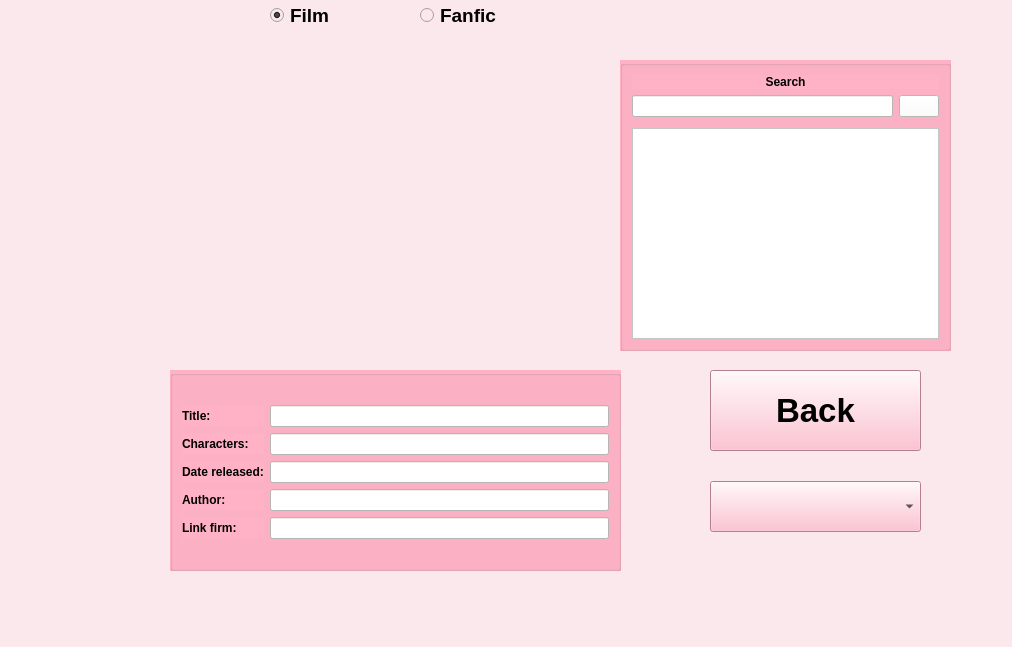
<?xml version="1.0" encoding="UTF-8"?>
<ui version="4.0">
 <class>MainWindow</class>
 <widget class="QMainWindow" name="MainWindow">
  <property name="geometry">
   <rect>
    <x>0</x>
    <y>0</y>
    <width>1012</width>
    <height>647</height>
   </rect>
  </property>
  <property name="windowTitle">
   <string>MainWindow</string>
  </property>
  <property name="styleSheet">
   <string notr="true">background-color: rgb(250, 232, 237);
</string>
  </property>
  <widget class="QWidget" name="centralwidget">
   <widget class="QGroupBox" name="groupBox">
    <property name="geometry">
     <rect>
      <x>170</x>
      <y>370</y>
      <width>451</width>
      <height>201</height>
     </rect>
    </property>
    <property name="styleSheet">
     <string notr="true">background-color: rgb(255, 178, 197);</string>
    </property>
    <property name="title">
     <string/>
    </property>
    <layout class="QGridLayout" name="gridLayout_2">
     <item row="0" column="0">
      <layout class="QGridLayout" name="gridLayout">
       <item row="1" column="1">
        <widget class="QLineEdit" name="lineEdit_Character">
         <property name="styleSheet">
          <string notr="true">background-color: rgb(255, 255, 255);</string>
         </property>
        </widget>
       </item>
       <item row="2" column="0">
        <widget class="QLabel" name="label_4">
         <property name="font">
          <font>
           <weight>75</weight>
           <bold>true</bold>
          </font>
         </property>
         <property name="text">
          <string>Date released:</string>
         </property>
        </widget>
       </item>
       <item row="1" column="0">
        <widget class="QLabel" name="label_3">
         <property name="font">
          <font>
           <weight>75</weight>
           <bold>true</bold>
          </font>
         </property>
         <property name="text">
          <string>Characters:</string>
         </property>
        </widget>
       </item>
       <item row="2" column="1">
        <widget class="QLineEdit" name="lineEdit_Date">
         <property name="styleSheet">
          <string notr="true">background-color: rgb(255, 255, 255);</string>
         </property>
        </widget>
       </item>
       <item row="3" column="0">
        <widget class="QLabel" name="label_5">
         <property name="font">
          <font>
           <weight>75</weight>
           <bold>true</bold>
          </font>
         </property>
         <property name="text">
          <string>Author:</string>
         </property>
        </widget>
       </item>
       <item row="3" column="1">
        <widget class="QLineEdit" name="lineEdit_Author">
         <property name="styleSheet">
          <string notr="true">background-color: rgb(255, 255, 255);</string>
         </property>
        </widget>
       </item>
       <item row="0" column="0">
        <widget class="QLabel" name="label_2">
         <property name="font">
          <font>
           <weight>75</weight>
           <bold>true</bold>
          </font>
         </property>
         <property name="text">
          <string>Title:</string>
         </property>
        </widget>
       </item>
       <item row="0" column="1">
        <widget class="QLineEdit" name="lineEdit_Title">
         <property name="styleSheet">
          <string notr="true">background-color: rgb(255, 255, 255);</string>
         </property>
        </widget>
       </item>
       <item row="4" column="0">
        <widget class="QLabel" name="label_6">
         <property name="font">
          <font>
           <weight>75</weight>
           <bold>true</bold>
          </font>
         </property>
         <property name="text">
          <string>Link firm:</string>
         </property>
        </widget>
       </item>
       <item row="4" column="1">
        <widget class="QLineEdit" name="lineEdit_LinkFilm">
         <property name="styleSheet">
          <string notr="true">background-color: rgb(255, 255, 255);</string>
         </property>
        </widget>
       </item>
      </layout>
     </item>
    </layout>
   </widget>
   <widget class="QGroupBox" name="groupBox_2">
    <property name="geometry">
     <rect>
      <x>620</x>
      <y>60</y>
      <width>331</width>
      <height>291</height>
     </rect>
    </property>
    <property name="styleSheet">
     <string notr="true">background-color: rgb(255, 178, 197);
</string>
    </property>
    <property name="title">
     <string/>
    </property>
    <layout class="QVBoxLayout" name="verticalLayout_2">
     <item>
      <widget class="QLabel" name="label">
       <property name="text">
        <string>&lt;html&gt;&lt;head/&gt;&lt;body&gt;&lt;p align=&quot;center&quot;&gt;&lt;span style=&quot; font-weight:600;&quot;&gt;Search&lt;/span&gt;&lt;/p&gt;&lt;/body&gt;&lt;/html&gt;</string>
       </property>
      </widget>
     </item>
     <item>
      <layout class="QVBoxLayout" name="verticalLayout">
       <item>
        <layout class="QHBoxLayout" name="horizontalLayout">
         <property name="sizeConstraint">
          <enum>QLayout::SetMinimumSize</enum>
         </property>
         <property name="bottomMargin">
          <number>5</number>
         </property>
         <item>
          <widget class="QLineEdit" name="lineEdit_Search">
           <property name="styleSheet">
            <string notr="true">background-color: rgb(255, 255, 255);</string>
           </property>
           <property name="text">
            <string/>
           </property>
          </widget>
         </item>
         <item>
          <widget class="QPushButton" name="pushButton_Search">
           <property name="styleSheet">
            <string notr="true">background-color: rgb(255, 255, 255);</string>
           </property>
           <property name="text">
            <string/>
           </property>
           <property name="icon">
            <iconset>
             <normaloff>../images/search.jpg</normaloff>../images/search.jpg</iconset>
           </property>
          </widget>
         </item>
        </layout>
       </item>
       <item>
        <widget class="QListView" name="Qlistview_da_viet">
         <property name="styleSheet">
          <string notr="true">background-color: rgb(255, 255, 255);</string>
         </property>
        </widget>
       </item>
      </layout>
     </item>
    </layout>
   </widget>
   <widget class="QLabel" name="label_9">
    <property name="geometry">
     <rect>
      <x>220</x>
      <y>50</y>
      <width>331</width>
      <height>291</height>
     </rect>
    </property>
    <property name="text">
     <string/>
    </property>
    <property name="pixmap">
     <pixmap>../images/logo.png</pixmap>
    </property>
    <property name="scaledContents">
     <bool>true</bool>
    </property>
   </widget>
   <widget class="QPushButton" name="pushButton_Back">
    <property name="geometry">
     <rect>
      <x>710</x>
      <y>370</y>
      <width>211</width>
      <height>81</height>
     </rect>
    </property>
    <property name="font">
     <font>
      <pointsize>25</pointsize>
      <weight>75</weight>
      <bold>true</bold>
     </font>
    </property>
    <property name="styleSheet">
     <string notr="true">background-color: rgb(255, 178, 197);
</string>
    </property>
    <property name="text">
     <string>Back</string>
    </property>
   </widget>
   <widget class="QComboBox" name="comboBox">
    <property name="geometry">
     <rect>
      <x>710</x>
      <y>481</y>
      <width>211</width>
      <height>51</height>
     </rect>
    </property>
    <property name="styleSheet">
     <string notr="true">background-color: rgb(255, 178, 197);
</string>
    </property>
   </widget>
   <widget class="QWidget" name="horizontalLayoutWidget">
    <property name="geometry">
     <rect>
      <x>270</x>
      <y>-10</y>
      <width>294</width>
      <height>51</height>
     </rect>
    </property>
    <layout class="QHBoxLayout" name="horizontalLayout_2">
     <item>
      <widget class="QRadioButton" name="radioButton_Film">
       <property name="font">
        <font>
         <pointsize>14</pointsize>
         <weight>75</weight>
         <bold>true</bold>
        </font>
       </property>
       <property name="text">
        <string>Film</string>
       </property>
       <property name="checked">
        <bool>true</bool>
       </property>
      </widget>
     </item>
     <item>
      <widget class="QRadioButton" name="radioButton_Fanfic">
       <property name="font">
        <font>
         <pointsize>14</pointsize>
         <weight>75</weight>
         <bold>true</bold>
        </font>
       </property>
       <property name="text">
        <string>Fanfic</string>
       </property>
      </widget>
     </item>
    </layout>
   </widget>
  </widget>
  <widget class="QMenuBar" name="menubar">
   <property name="geometry">
    <rect>
     <x>0</x>
     <y>0</y>
     <width>1012</width>
     <height>22</height>
    </rect>
   </property>
  </widget>
  <widget class="QStatusBar" name="statusbar"/>
 </widget>
 <resources/>
 <connections/>
</ui>
